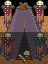

Below is a game level as drawn by its tile map, then a one-line description and the .tmx that defines it (tile-layer data replaced by summaries):
An orthogonal 3x4 tile map with 16x16 px tiles, 1 tile layer (tileinfo), 2 tilesets, 1 image layer and 1 object.

<map version="1.2" tiledversion="1.2.2" orientation="orthogonal" renderorder="left-up" width="3" height="4" tilewidth="16" tileheight="16" infinite="0" nextlayerid="8" nextobjectid="2">
 <tileset firstgid="1" source="../../tilesets/ff_master_tile_sheet.tsx" />
 <tileset firstgid="2133" source="../../tilesets/cols.tsx" />
 <imagelayer id="4" name="Image Layer 1">
  <image source="dark barracks.png" width="48" height="64" />
 </imagelayer>
 <layer id="5" name="tileinfo" width="3" height="4" opacity="0.42">
  <data>[12 cells, 6 non-empty, 1 distinct tile ids]</data>
 </layer>
 <objectgroup id="7" name="collisioninfo">
  <object id="1" x="0" y="31" width="48" height="33" />
 </objectgroup>
</map>
